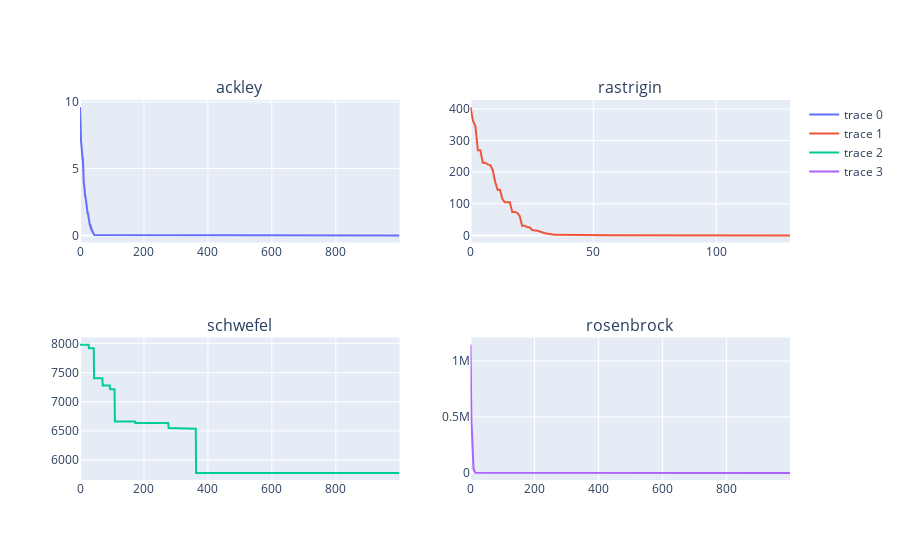

Write notebook code for a chart like this one.
### Code cell
fig = make_subplots(rows=2, cols=2, subplot_titles=FUNCTIONS)

fig.add_trace(go.Scatter(y=[x['melhor_fitness'] for x in ga_dict[FUNCTIONS[0]].geracoes]),row=1,col=1)
fig.add_trace(go.Scatter(y=[x['melhor_fitness'] for x in ga_dict[FUNCTIONS[1]].geracoes]),row=1,col=2)
fig.add_trace(go.Scatter(y=[x['melhor_fitness'] for x in ga_dict[FUNCTIONS[2]].geracoes]),row=2,col=1)
fig.add_trace(go.Scatter(y=[x['melhor_fitness'] for x in ga_dict[FUNCTIONS[3]].geracoes]),row=2,col=2)

### Figure 1 — Plotly figure (JSON) as saved in the notebook; plotly's stock layout.template omitted (floating-point values rounded to 4 significant figures; data arrays with more than 128 entries replaced by an {"elided": "..."} marker saying what was removed)
{"data": [{"type": "scatter", "xaxis": "x", "y": {"elided": "1000 float values"}, "yaxis": "y"}, {"type": "scatter", "xaxis": "x2", "y": {"elided": "131 float values"}, "yaxis": "y2"}, {"type": "scatter", "xaxis": "x3", "y": {"elided": "1000 float values"}, "yaxis": "y3"}, {"type": "scatter", "xaxis": "x4", "y": {"elided": "1000 float values"}, "yaxis": "y4"}], "layout": {"annotations": [{"font": {"size": 16}, "showarrow": false, "text": "ackley", "x": 0.225, "xanchor": "center", "xref": "paper", "y": 1, "yanchor": "bottom", "yref": "paper"}, {"font": {"size": 16}, "showarrow": false, "text": "rastrigin", "x": 0.775, "xanchor": "center", "xref": "paper", "y": 1, "yanchor": "bottom", "yref": "paper"}, {"font": {"size": 16}, "showarrow": false, "text": "schwefel", "x": 0.225, "xanchor": "center", "xref": "paper", "y": 0.375, "yanchor": "bottom", "yref": "paper"}, {"font": {"size": 16}, "showarrow": false, "text": "rosenbrock", "x": 0.775, "xanchor": "center", "xref": "paper", "y": 0.375, "yanchor": "bottom", "yref": "paper"}], "xaxis": {"anchor": "y", "domain": [0, 0.45]}, "xaxis2": {"anchor": "y2", "domain": [0.55, 1]}, "xaxis3": {"anchor": "y3", "domain": [0, 0.45]}, "xaxis4": {"anchor": "y4", "domain": [0.55, 1]}, "yaxis": {"anchor": "x", "domain": [0.625, 1]}, "yaxis2": {"anchor": "x2", "domain": [0.625, 1]}, "yaxis3": {"anchor": "x3", "domain": [0, 0.375]}, "yaxis4": {"anchor": "x4", "domain": [0, 0.375]}}}
